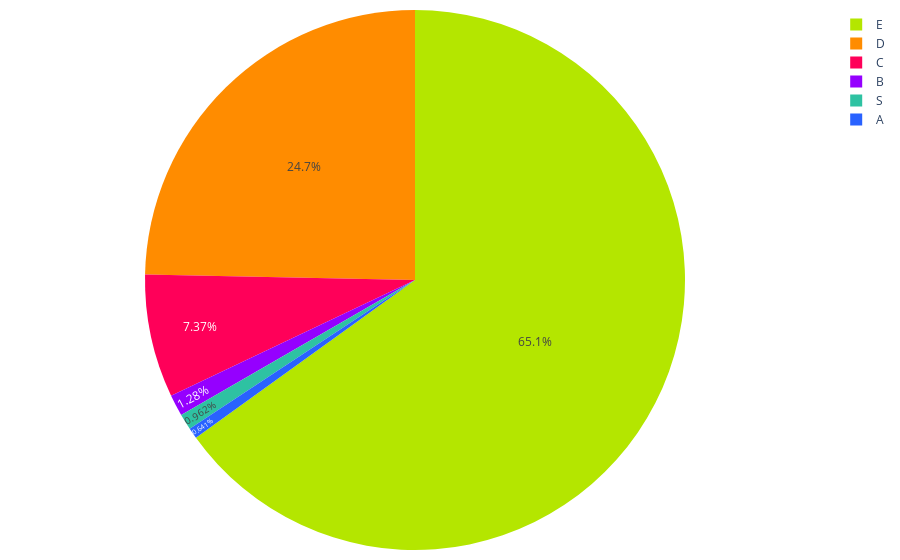

Here is the notebook cell this chart was saved with:
### Code cell
colores = ['#2962ff', '#9500ff', '#ff0059', '#ff8c00', '#b4e600', '#2EC2A2','#E50CB6']

porcentajes = creditos_segmentos_2023['Porcentaje']
labels = creditos_segmentos_2023['Segmento']

fig = go.Figure(data=[go.Pie(labels=labels, values=porcentajes, marker=dict(colors=colores))])
fig.update_traces(textinfo='percent', textposition='inside')
fig.update_layout(
    #title='Distribución de créditos por segmento 2022', # Agregar título
    #showlegend=False  # Ocultar leyenda
    margin=dict(l=10, r=10, t=10, b=10),  # Ajusta los márgenes (left, right, top, bottom)        
)

# Exportar gráfica como archivo HTML
def guardar_grafico_como_html(fig, nombre_archivo,  carpeta='assets/graficas'):
    # Crear la carpeta si no existe
    if not os.path.exists(carpeta):
        os.makedirs(carpeta)
    
    # Gráfica como archivo HTML en la carpeta especificada
    pio.write_html(fig, f'{carpeta}/{nombre_archivo}.html')

guardar_grafico_como_html(fig, 'g_pie_dist_creditos_segmento_2023',  carpeta='assets/graficas')

fig.show()

### Figure 1 — Plotly figure (JSON) as saved in the notebook; plotly's stock layout.template omitted (floating-point values rounded to 4 significant figures)
{"data": [{"labels": ["A", "B", "C", "D", "E", "S"], "marker": {"colors": ["#2962ff", "#9500ff", "#ff0059", "#ff8c00", "#b4e600", "#2EC2A2", "#E50CB6"]}, "textinfo": "percent", "textposition": "inside", "type": "pie", "values": [0.641, 1.282, 7.372, 24.68, 65.06, 0.9615]}], "layout": {"margin": {"b": 10, "l": 10, "r": 10, "t": 10}}}
